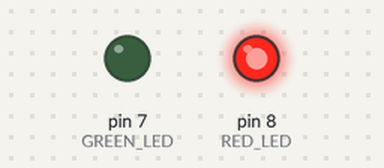
Simulated run of this sketch. Board: Arduino Uno, built with avr-gcc and run on an emulated ATmega328P. Parts: output pins drawn as LEDs (lit = HIGH). What the sketch prints to the serial monitor is not drawn.

Above: at 0.1 s.
At 0.6 s:
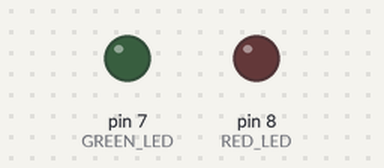
Timing chart, 0 to 2.1 s (numbered marks = the images above):
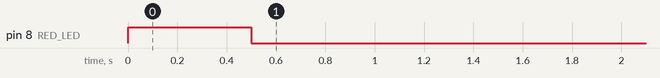

The sketch:

Lab1_Problem5.ino
```cpp
// ENCE 3210 - Microprocessor Systems 1
// Lab 1 - Problem 5
// By Rana Seif
// This code detects a specified pattern of 3 values within an array and counts the number of occurances.
// If the pattern is detected, green light flashes, and if not the red light turns on at the very end of the program.

// Declaring macros for the led pins
#define GREEN_LED 7 // Pin for the green LED
#define RED_LED 8   // Pin for the red LED

// Declaring macros for the array sizes (preset in this code).
#define ARRAY_SIZE 9      // Size of the array that you are seaching through
#define PATTERN_SIZE 3    // Size of the array containng the pattern

int gArray[] = {1, 1, 2, 3, 4, 1, 2, 3, 5}; // Input array initialization
int gPattern[] = {1, 2, 3};                 // Pattern array initialization
int gCorrectPatternCount = 0;               // Global Variable to declare the number of times the pattern is detected

int arraySweep(int gArray[], int gPattern[]) {
  // This functioln sweeps through the values in the array to locate the pattern

  int arrayCounter = 0;     // Declares and initializes a local counter variable to be used in for loop.
  gCorrectPatternCount = 0; // Resets global variable for Count everytime the function is called

  for (int arrayCounter = 0; arrayCounter <= (ARRAY_SIZE - PATTERN_SIZE); arrayCounter++) {
    if (gArray[gCorrectPatternCount] == gPattern[1])          // Checks for first value of the pattern
    {
      if (gArray[gCorrectPatternCount + 1] == gPattern[2])    // Checks for second value of the pattern
      {
        if (gArray[gCorrectPatternCount + 2] == gPattern[3])  // Checks for third value of the pattern
        {
          gCorrectPatternCount++;           // Increments counter by 1 if full pattern is detected
          digitalWrite(GREEN_LED, HIGH);    // Turns on Green LED
          delay(500);                       // Waits for 0.5s
          digitalWrite(GREEN_LED, LOW);     // Turns off Green LED
        }
      }
    }
  }
}

void setup()
{
  // Initialize LED pins as output
  pinMode(GREEN_LED, OUTPUT);
  pinMode(RED_LED, OUTPUT);

  // Sets serial communication
  Serial.begin(9600);

  // Count occurrences of the pattern in the preset array gArray
  int gCorrectPatternCount = arraySweep(gArray, gPattern);

  // Display the result on Serial Monitor
  Serial.print("Number of occurrences of the pattern: ");
  Serial.println(gCorrectPatternCount);

  if (gCorrectPatternCount == 0)  // If no pattern is detected, Red LED is turned on for 0.5s
  {
    digitalWrite(RED_LED, HIGH);
    delay(500);
    digitalWrite(RED_LED, LOW);
  }
}

void loop() {
    // Nothing to do in the loop for this program
}
```
